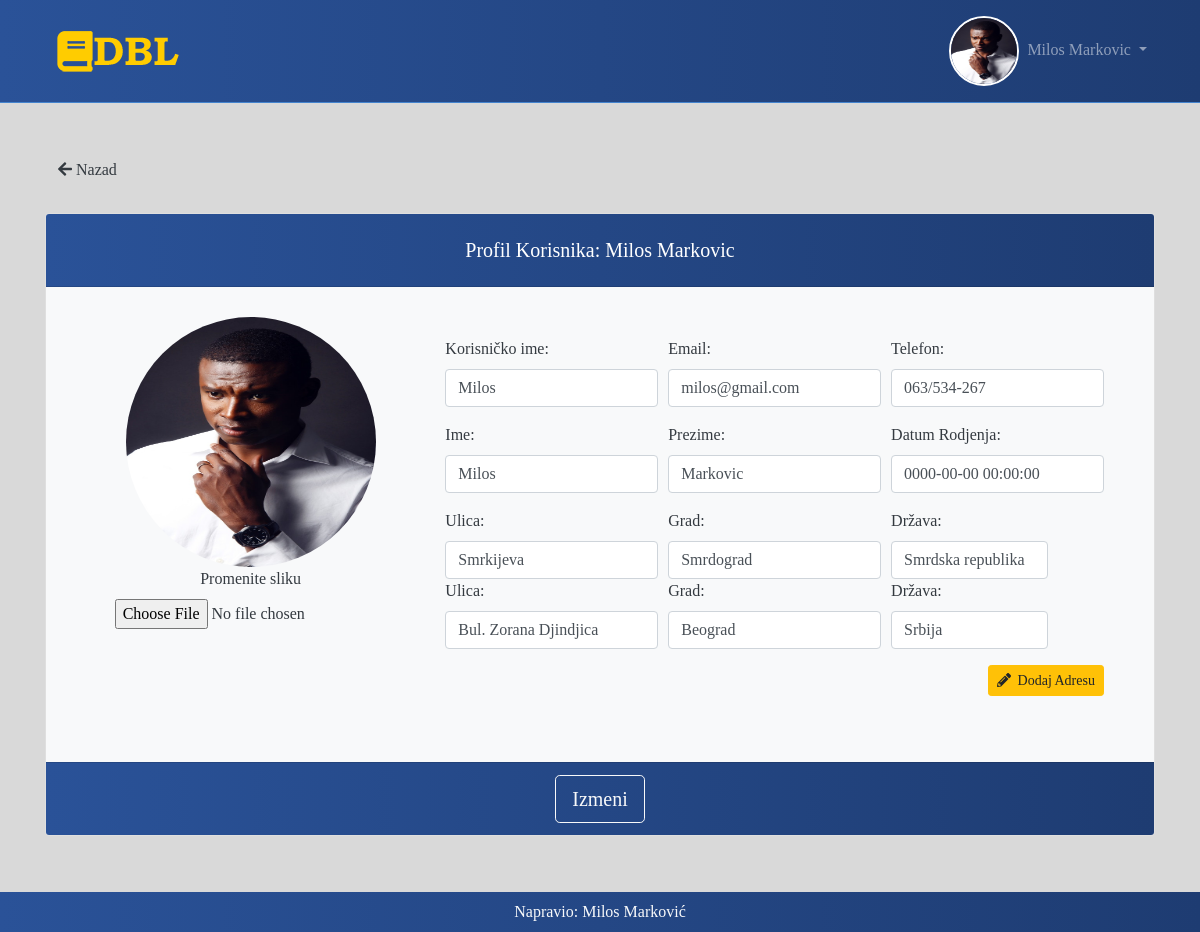
Screenshot of /admin/admin/editUserProfile.php (signed in) with the database file from the repository.
### tables this page shows
CREATE TABLE `users` (
  `id` int(11) NOT NULL,
  `username` varchar(100) NOT NULL,
  `first_name` varchar(100) NOT NULL,
  `last_name` varchar(100) NOT NULL,
  `email` varchar(100) NOT NULL,
  `password` varchar(100) NOT NULL,
  `phone` varchar(100) NOT NULL,
  `img` varchar(100) NOT NULL,
  `date_of_birth` timestamp NOT NULL DEFAULT CURRENT_TIMESTAMP ON UPDATE CURRENT_TIMESTAMP,
  `created_at` timestamp NOT NULL DEFAULT '0000-00-00 00:00:00',
  `updated_at` timestamp NOT NULL DEFAULT '0000-00-00 00:00:00',
  `usertype_id` int(11) NOT NULL,
  `membership_id` int(11) NOT NULL
);

CREATE TABLE `addresses` (
  `id` int(11) NOT NULL,
  `country` varchar(100) NOT NULL,
  `city` varchar(100) NOT NULL,
  `street` varchar(100) NOT NULL,
  `user_id` int(11) NOT NULL
);

### admin/admin/editUserProfile.php (called while the page is built, shortened)
<?php
    require '../../bootstrap.php';
    $getUser = $user->getUser( $_SESSION['userId'] );
    require 'view/editUserProfile.view.php';

### Class/User.php (called while the page is built, shortened)
<?php
    class User {
        private $query;
        public function __construct($query){
            $this->query = $query;
        }
        public function getUser($userId){
            $sql = "SELECT u.id,u.username,u.first_name,u.last_name,u.email,u.password,u.phone,u.img,u.date_of_birth,u.created_at,u.updated_at,usertype.name as usertype,m.name as membership
                     FROM users AS u
                     JOIN usertype ON usertype.id = u.usertype_id
                     JOIN membership AS m ON m.id = u.membership_id WHERE u.id = :userId";
            $array = [
                ':userId' => $userId
            ];
            $user = $this->query->returnRows($sql, $array, true);
            $user->addresses = $this->getUserAdresses( $userId );
            return $user ? $user : [];
        }
        private function getUserAdresses($userId){
            $sql = "SELECT a.id,a.country,a.city,a.street FROM addresses AS a WHERE user_id = :user_id";
            $array = [
                ':user_id' => $userId
            ];
            $adresses = $this->query->returnRows($sql, $array);
            return $adresses ? $adresses : [];
        }
    }

### Class/Query.php (called while the page is built, shortened)
<?php
   class Query {
       private $pdo;
       public function __construct($db){
           $this->pdo = $db;
       }
       public function returnRows($query, $array = [], $returnQuery = false){
          if(isset($query)){
              $stm = $this->pdo->prepare($query);
          }
          if(!empty($array)){
             $result = $stm->execute($array);
          }else{
             $result = $stm->execute();
          }
          if($result){
             return $returnQuery ? $stm->fetch(PDO::FETCH_OBJ) : $stm->fetchAll(PDO::FETCH_OBJ);
          }else{
              die("error return rows");
          }
       }
   }

### bootstrap.php (called while the page is built, shortened)
<?php
    $database = new Database();
    $query = new Query($database->db);
    $user = new User($query);

### admin/admin/view/editUserProfile.view.php (the view, shortened to what this page needs)
<?php include '../../include/header.php';?>
<div class="container py-5">
    <h5><a href="index.php" class="btn btn-link text-dark"><i class="fas fa-arrow-left"></i> Nazad</a></h5>
<div class="card mt-4 mb-5 bg-white text-dark"  >
  <div class="card-header plava-pozadina p-4">
    <h5 class="m-0 text-center text-white">Profil Korisnika: <?php echo $getUser->first_name.' '.$getUser->last_name; ?></h5>
  </div>
  <div class="card-body bg-light">
    <div class="row no-gutters">
        <div class="col-md-4 text-center">
            <img src="<?php echo !empty( $getUser->img ) ? '../../asets/user_img/'.$getUser->img : '../../asets/user_img/default_avatar.png'; ?>" class="card-img img-fluid rounded-circle mb-2hhh" alt="korisnikova slika" style="height: 250px; width: 250px; ">
             <label for="slika">Promenite sliku</label>
             <input type="file" class="form-file-control" name="slika" id="slika">
        </div>
        <div class="col-md-8">
            <div class="card-body">
                    <div class="form-group">
                        <div class="form-row">
                            <div class="col-4">
                                <label for="korisnicko_ime">Korisničko ime: </label>
                                <input type="text" name="korisnicko_ime" id="korisnicko_ime" value="<?php echo $getUser->username; ?>" class="form-control">
                            </div>
                            <div class="col-4">
                                <label for="email">Email: </label>
                                <input type="text" name="email" id="email" value="<?php echo $getUser->email; ?>" class="form-control">
                            </div>
                            <div class="col-4">
                                <label for="telefon">Telefon: </label>
                                <input type="text" name="telefon" id="telefon" value="<?php echo $getUser->phone; ?>" class="form-control">
                            </div>
                        </div>
                    </div>
                    <div class="form-group">
                        <div class="form-row">
                            <div class="col-4">
                                <label for="ime">Ime: </label>
                                <input type="text" name="ime" id="ime" value="<?php echo $getUser->first_name; ?>" class="form-control">
                            </div>
                            <div class="col-4">
                                <label for="prezime">Prezime: </label>
                                <input type="text" name="prezime" id="prezime" value="<?php echo $getUser->last_name; ?>" class="form-control">
                            </div>
                            <div class="col-4">
                                <label for="datum_rodjenja">Datum Rodjenja: </label>
                                <input type="text" name="datum_rodjenja" id="date_of_birth" value="<?php echo $getUser->date_of_birth; ?>" class="form-control">
                            </div>
                        </div>
                    </div>
                    <div class="form-group">
                        <div class="form-row">
                            <?php foreach($getUser->addresses as $address ) :?>
                                <div class="col-4">
                                    <label for="ulica">Ulica: </label>
                                    <input type="text" name="ulica" id="ulica" value="<?php echo $address->street; ?>" class="form-control">
                                </div>
                                <div class="col-4">
                                    <label for="pre">Grad: </label>
                                    <input type="text" name="grad" id="grad" value="<?php echo $address->city; ?>" class="form-control">
                                </div>
                                <div class="col-3">
                                    <label for="drzava">Država: </label>
                                    <input type="text" name="drzava" id="drzava" value="<?php echo $address->country; ?>" class="form-control">
                                </div>
                            <?php endforeach; ?>
                            <div class="col-1 mt-4 pl-4 pt-2" >
                                <a href="" class="text-light" ><i class="fas fa-trash-alt fa-2x"></i></a>
                            </div>
                        </div>
                    </div>
                    <div class="form-group">
                        <div class="form-row">
                            <div class="col-4">
                            </div>
                            <div class="col-4">
                            </div>
                            <div class="col-4 text-right">
                                <a href="" class="btn btn-warning btn-sm"> <i class="fas fa-pencil-alt"></i>&nbsp; Dodaj Adresu</a>
                            </div>
                        </div>
                    </div>
            </div>
        </div>
    </div>
  </div>
  <div class="card-footer text-center plava-pozadina">
    <a href="" class="btn btn-outline-light btn-lg">Izmeni</a>
  </div>
</div>
<?php include '../../include/footer.php';?>

### Include/header.php (shortened to what this page needs)
<!DOCTYPE html>
<html lang="en">
<head>
    <link rel="stylesheet" href="<?php echo ROOT; ?>/asets/css/bootstrap/bootstrap.min.css" >
    <link rel="stylesheet" href="//code.jquery.com/ui/1.12.1/themes/base/jquery-ui.css">
    <link href="<?php echo ROOT; ?>/asets/icons/css/all.css" rel="stylesheet">
    <link rel="stylesheet" href="//cdn.datatables.net/1.10.20/css/jquery.dataTables.min.css">
    <link rel="stylesheet" href="<?php echo ROOT; ?>/asets/css/stil.css">
</head>
<body>
    <header>
        <nav class="navbar navbar-expand-lg navbar-dark text-white plava-pozadina">
            <div class="container">
                <a class="navbar-brand" href="<?php echo ROOT; ?>"><img src="<?php echo ROOT ?>/asets/img/dbllogosml_1.png" alt="Digital Book Library"></a>
                <div class="collapse navbar-collapse" id="navbarSupportedContent">
                    <ul class="navbar-nav ml-auto">
                    <?php if(!isset($_SESSION['userId'])):?>
                        <li class="nav-item">
                                <a class="nav-link" href="<?php echo ROOT; ?>/public/register.php">Registracija</a>
                        </li>
                        <li class="nav-item">
                                <a class="nav-link" href="<?php echo ROOT; ?>/public/login.php">Pristup</a>
                        </li>
                    <?php else: ?>
                            <li class="nav-item dropdown">
                                <a class="nav-link dropdown-toggle" href="#" id="navbarDropdown" role="button" data-toggle="dropdown" aria-haspopup="true" aria-expanded="false">
                                    <?php $loginUser = $user->getUser( $_SESSION['userId']); ?>
                                    <img src="<?php echo !empty($loginUser->img) ? '../../asets/user_img/'.$loginUser->img : '../../asets/user_img/default_avatar.png'; ?>" alt="user image" class="login_user_img">&nbsp;
                                    <?php echo $_SESSION['name'];?>
                                </a>
                            </li>
                    <?php endif;?>
                    </ul>
                </div>
            </div>
        </nav>
    </header>
    <main>

### asets/css/stil.css (style rules this page uses)
body { background-color: #D9D9D9; font-family: Georgia; }
.row { padding: 10px; }
.container { align-content: center; }
.login_user_img { width: 70px; height: 70px; border-radius: 50%; border: 2px solid white; }
header nav { background-color: #fff; }
header nav.navbar { border-bottom: 1px solid #4484ce; }
.plava-pozadina { background: #1e3c72; background: -webkit-linear-gradient(to right, #2a5298, #1e3c72); background: linear-gradient(to right, #2a5298, #1e3c72); }

### rows the page displays
users: img (picture), first_name "Milos", last_name "Markovic", korisnicko_ime "Milos", email "milos@gmail.com", telefon "063/534-267", ime "Milos", prezime "Markovic", datum_rodjenja "0000-00-00 00:00:00"
addresses: ulica "Smrkijeva", grad "Smrdograd", drzava "Smrdska republika"
addresses: ulica "Bul. Zorana Djindjica", grad "Beograd", drzava "Srbija"

### other values shown
$_SESSION['name'] "Milos Markovic"
